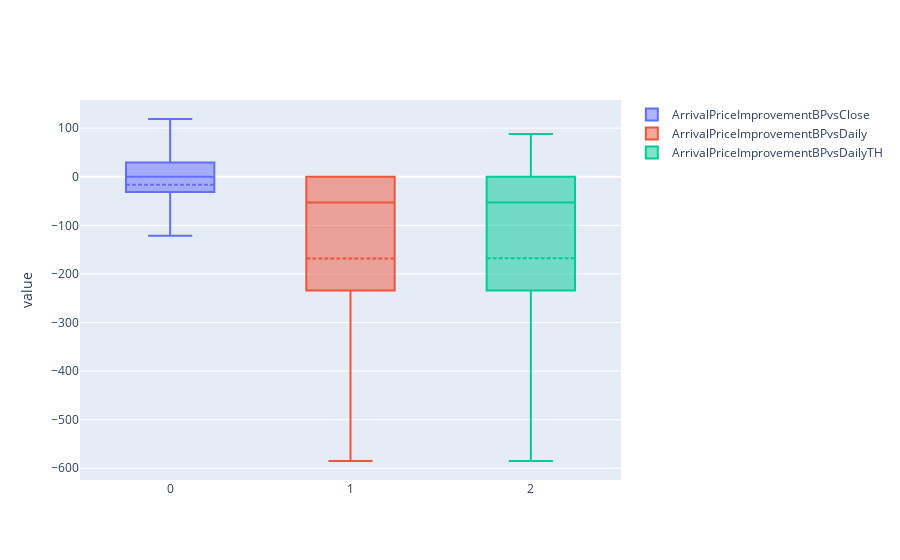

Here is the notebook cell this chart was saved with:
### Code cell
AMZN_price_imp.pandas_api()[['ArrivalPriceImprovementBPvsClose','ArrivalPriceImprovementBPvsDaily','ArrivalPriceImprovementBPvsDailyTH']].astype(float)\
.boxplot(orientation='v')

### Figure 1 — Plotly figure (JSON) as saved in the notebook; plotly's stock layout.template omitted (floating-point values rounded to 4 significant figures)
{"data": [{"boxpoints": "suspectedoutliers", "lowerfence": [-121.6], "mean": [-16.58], "median": [0], "name": "ArrivalPriceImprovementBPvsClose", "notched": false, "orientation": "v", "q1": [-31.26], "q3": [29.1], "type": "box", "upperfence": [118.8], "x": [0]}, {"boxpoints": "suspectedoutliers", "lowerfence": [-585], "mean": [-168.1], "median": [-53.28], "name": "ArrivalPriceImprovementBPvsDaily", "notched": false, "orientation": "v", "q1": [-234], "q3": [0], "type": "box", "upperfence": [0], "x": [1]}, {"boxpoints": "suspectedoutliers", "lowerfence": [-585], "mean": [-168.0], "median": [-53.18], "name": "ArrivalPriceImprovementBPvsDailyTH", "notched": false, "orientation": "v", "q1": [-234], "q3": [0], "type": "box", "upperfence": [88.1], "x": [2]}], "layout": {"autosize": true, "xaxis": {"autorange": true, "range": [-0.5, 2.5], "type": "linear"}, "yaxis": {"autorange": true, "range": [-624.1, 157.9], "title": {"text": "value"}}}}
